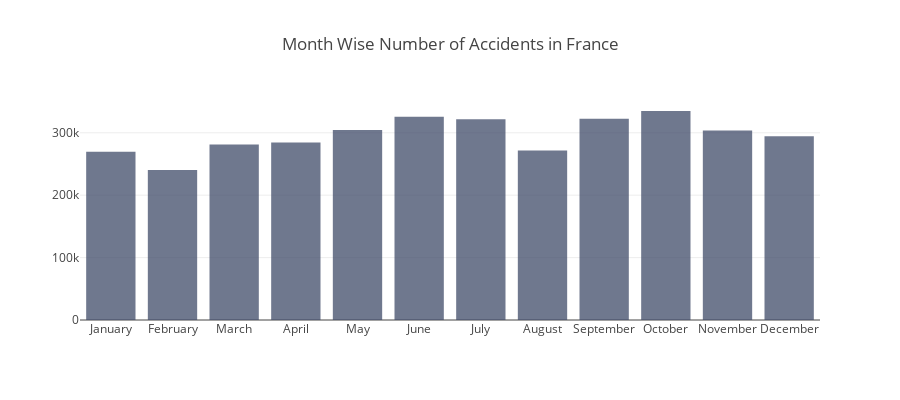

The notebook cell saved with this chart:
### Markdown cell above
> - Number of accidents in France have steadily decreased from 2005 to 2013, but an increasing trend is observed from 2013 to 2016. 
> - In this dataset, 2005 had the largest number of accidents equal to 374561. 

### Which months have higher frequency of accidents ?

### Code cell
x2, y2 = create_stack_bar_data('mois', accidents)
#mapp = {}
#for m,v in zip(x2, y2):
#    mapp[m] = v
xn = [calendar.month_name[int(x)] for x in (x2)]
vn = y2

trace1 = go.Bar(x=xn, y=vn, opacity=0.75, name="month", marker=dict(color=globalcolors[5]))
layout = dict(height=400, title='Month Wise Number of Accidents in France', legend=dict(orientation="h"));

fig = go.Figure(data=[trace1], layout=layout)
iplot(fig, filename='stacked-bar')

### Figure 1 — Plotly figure (JSON) as saved in the notebook; plotly's stock layout.template omitted (floating-point values rounded to 4 significant figures)
{"data": [{"marker": {"color": "#404b69"}, "name": "month", "opacity": 0.75, "type": "bar", "uid": "1b647030-996a-11e9-931a-9801a7b688a9", "x": ["January", "February", "March", "April", "May", "June", "July", "August", "September", "October", "November", "December"], "y": [269468, 240426, 281133, 284394, 304301, 325594, 321512, 271496, 322546, 334884, 303611, 294611]}], "layout": {"height": 400, "legend": {"orientation": "h"}, "title": "Month Wise Number of Accidents in France"}}
